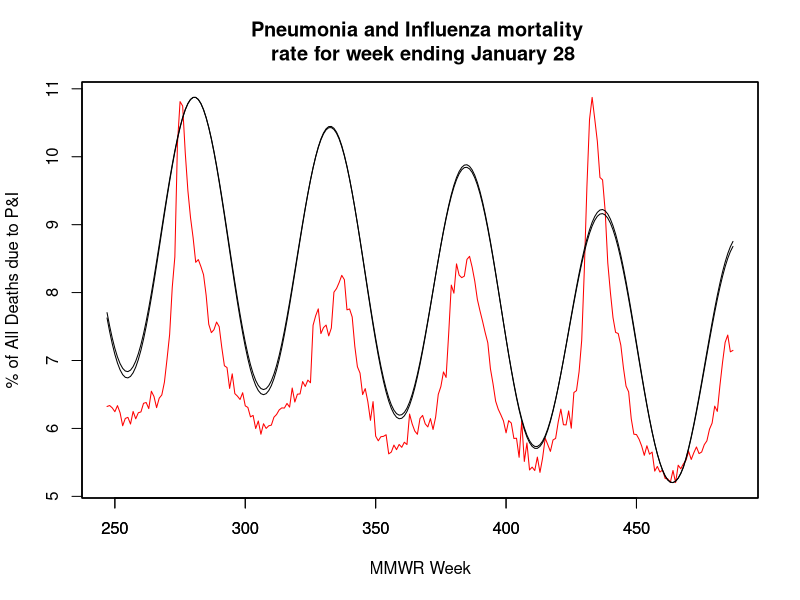

Here is the R script that generated this plot:
a <- read.csv("Mortality.csv",header = TRUE)
xaxis <- c(247:487)
yaxis <- a$Percent.of.Deaths.Due.to.Pneumonia.and.Influenza[247:487]

plot(xaxis, yaxis, col="red", type = "l", xlab = "MMWR Week", ylab = "% of All Deaths due to P&I",
     main="Pneumonia and Influenza mortality \n rate for week ending January 28")

par(new = TRUE)

yaxis2 <- a$Expected[247:487]

plot(xaxis,yaxis2,type = "l", xaxt = 'n', yaxt = 'n', ann = FALSE)
axis(1)

par(new = TRUE)

yaxis3 <- a$Threshold[247:487]

plot(xaxis,yaxis3,type = "l", xaxt = 'n', yaxt = 'n', ann = FALSE)

